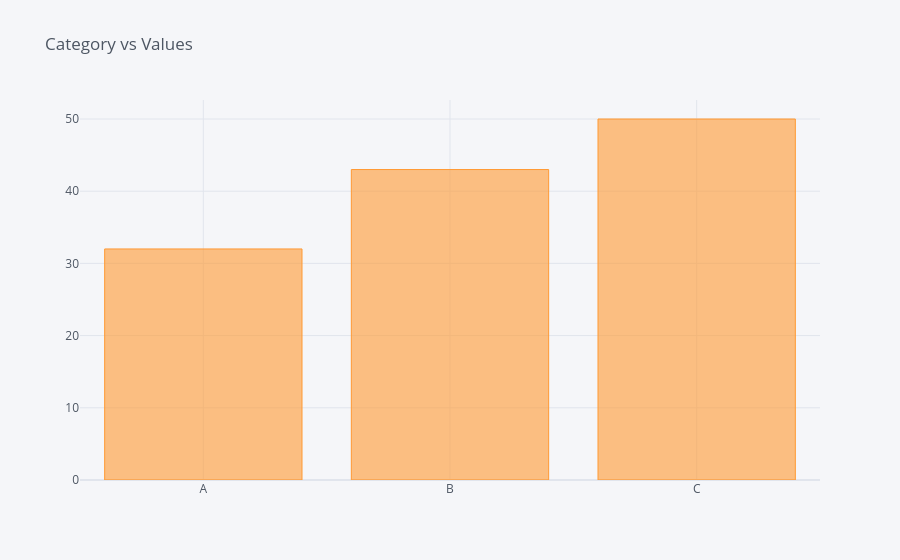

Notebook source saved alongside this figure:
### Markdown cell above
### Bar Plot

### Code cell
df2.iplot(kind='bar', x='Category', y='Values', title='Category vs Values')

### Figure 1 — Plotly figure (JSON) as saved in the notebook; plotly's stock layout.template omitted (floating-point values rounded to 4 significant figures)
{"data": [{"marker": {"color": "rgba(255, 153, 51, 0.6)", "line": {"color": "rgba(255, 153, 51, 1.0)", "width": 1}}, "name": "Values", "orientation": "v", "text": "", "type": "bar", "x": ["A", "B", "C"], "y": [32, 43, 50]}], "layout": {"autosize": true, "legend": {"bgcolor": "#F5F6F9", "font": {"color": "#4D5663"}}, "paper_bgcolor": "#F5F6F9", "plot_bgcolor": "#F5F6F9", "title": {"font": {"color": "#4D5663"}, "text": "Category vs Values"}, "xaxis": {"autorange": true, "gridcolor": "#E1E5ED", "range": [-0.5, 2.5], "showgrid": true, "tickfont": {"color": "#4D5663"}, "title": {"font": {"color": "#4D5663"}, "text": ""}, "type": "category", "zerolinecolor": "#E1E5ED"}, "yaxis": {"autorange": true, "gridcolor": "#E1E5ED", "range": [0, 52.63], "showgrid": true, "tickfont": {"color": "#4D5663"}, "title": {"font": {"color": "#4D5663"}, "text": ""}, "type": "linear", "zerolinecolor": "#E1E5ED"}}}
